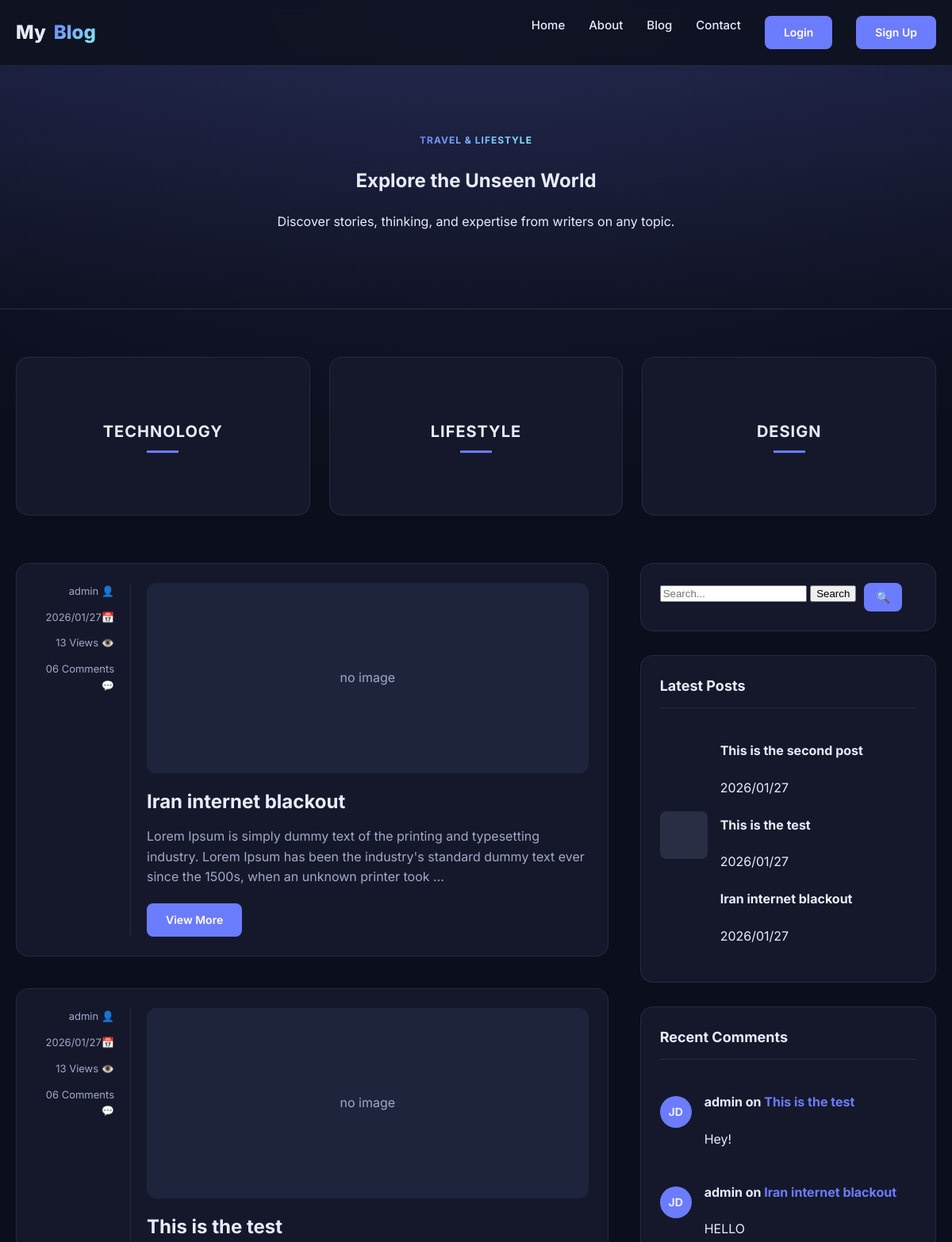
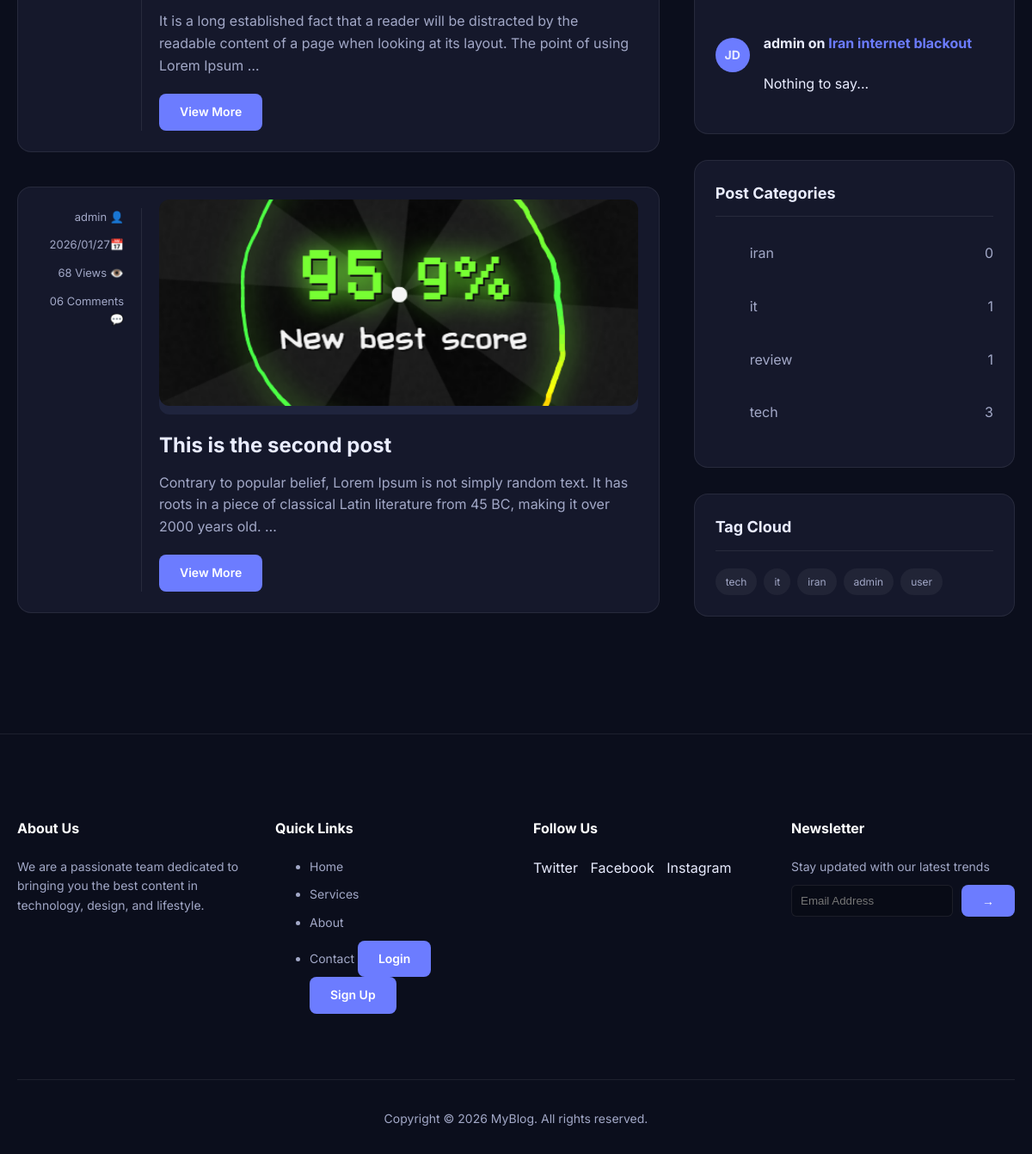
The app's page /search/ with its own data (2 pictures, top to bottom).
### posts/models.py (models this page shows, shortened)
class Post(models.Model):
    img = models.ImageField(upload_to='blog_images/', blank=True, null=True)
    title = models.CharField(max_length=200)
    content = models.TextField()
    author = models.ForeignKey(
        settings.AUTH_USER_MODEL,
        on_delete=models.CASCADE,
        related_name="posts"
    )
    created_date = models.DateTimeField(auto_now_add=True)
    updated_date = models.DateTimeField(auto_now=True)
    status = models.BooleanField(default=True)
    def __str__(self):
        return f"{self.title}"
    category = models.ManyToManyField(
        Category,
        related_name="posts",
        blank=True
    )
    tag = models.ManyToManyField(
        Tag,
        related_name="posts",
        blank=True
    )
    counted_views = models.IntegerField(default=0)

class Comment(models.Model):
    post = models.ForeignKey(
        Post,
        on_delete=models.CASCADE,
        related_name='comments'
    )
    user_comment = models.ForeignKey(
        settings.AUTH_USER_MODEL,
        on_delete=models.CASCADE,
        related_name="user_comment"
    )
    content = models.TextField()
    is_active = models.BooleanField(default=False)
    created_at = models.DateTimeField(auto_now_add=True)

class Category(models.Model):
    name = models.CharField(max_length=100, unique=True)
    slug = models.SlugField(unique=True)
    class Meta:
      verbose_name_plural = "Categories"

class Tag(models.Model):
    name = models.CharField(max_length=100, unique=True)
    slug = models.SlugField(unique=True)

### accounts/models.py (models this page shows)
class CustomUser(AbstractUser):
    email = models.EmailField(unique=True)
    first_name = models.CharField(max_length=50)
    last_name = models.CharField(max_length=50)
    phone_number = models.CharField(max_length=20, blank=False, null=False)
    profile_picture = models.ImageField(upload_to='profiles/', blank=True, null=True)
    biography = models.TextField(default="No bio")
    def __str__(self):
        return self.username

### posts/views.py (the view)
# urls.py: path('search/', blog_search, name="search"),
def blog_search(request):
    posts = Post.objects.filter(status=1, created_date__lte=timezone.now())
    if s := request.GET.get('s'):
        posts = posts.filter(
            Q(title__icontains=s) |
            Q(content__icontains=s)
        )
    categories = Category.objects.annotate(
        post_count=Count('posts', distinct=True)
    )
    tags = Tag.objects.all()
    return render(request, 'blog/blog.html', {
        'posts': posts,
        'categories': categories,
        'tags': tags,
        'search_query': request.GET.get('s', '')
    })

### posts/templatetags/blog_tags.py (called while the page is built)
@register.inclusion_tag('blog/partials/sidebar/latest_posts.html')
def show_latest_posts():
    posts = Post.objects.all().order_by('-id')[:3]
    return {'posts': posts}

@register.inclusion_tag('blog/partials/sidebar/recent_comments.html')
def show_recent_comments(count=3):
    comments = Comment.objects.filter(is_active=1).order_by('-created_at')[:3]
    return {'comments': comments}

### templates/blog/blog.html (shortened to what this page needs)
{% extends 'base.html' %}
{% load blog_tags %}
{% block content %}
  <section class="hero">
    <div class="container">
      <span class="badge">Travel & Lifestyle</span>
      <h1>Explore the Unseen World</h1>
      <p>Discover stories, thinking, and expertise from writers on any topic.</p>
    </div>
  </section>
  <section class="top-cats">
    <div class="container">
      <div class="cat-grid">
        <div class="cat-card">
          <div class="cat-overlay">
            <div class="cat-title">Technology</div>
            <div class="cat-line"></div>
          </div>
        </div>
        <div class="cat-card">
          <div class="cat-overlay">
            <div class="cat-title">Lifestyle</div>
            <div class="cat-line"></div>
          </div>
        </div>
        <div class="cat-card">
          <div class="cat-overlay">
            <div class="cat-title">Design</div>
            <div class="cat-line"></div>
          </div>
        </div>
      </div>
    </div>
  </section>
  <section class="main-area">
    <div class="container layout-grid">
      <div class="posts-list">
        {% for post in posts %}
        <article class="post-item">
          <div class="post-meta-side">
            <div>{{post.author}} <span>👤</span></div>
            <div>{{post.created_date|date:"Y/m/d"}}<span>📅</span></div>
            <div>{{post.counted_views}} Views <span>👁️</span></div>
            <div>06 Comments <span>💬</span></div>
          </div>
          <div class="post-content">
            {% if post.img %}
            <div style="background: #1f243d; height: 240px; border-radius: 12px; margin-bottom: 20px; display: flex; align-items: center; justify-content: center; color: var(--muted);">
              <img src="{{post.img.url}}" alt="{{ post.title }}">
            </div>
            {% else %}
            <div style="background: #1f243d; height: 240px; border-radius: 12px; margin-bottom: 20px; display: flex; align-items: center; justify-content: center; color: var(--muted);">
              no image
            </div>
            {% endif %}
            <h2 class="post-title"><a href="{% url 'blog:single' pid=post.id %}">{{post.title}}</a></h2>
            <p class="post-excerpt">
              {{ post.content|truncatewords:30 }}
            </p>
            <a href="{% url 'blog:single' pid=post.id %}" class="btn">View More</a>
          </div>
        </article>
        {% endfor %}
      </div>
      <aside class="sidebar-widgets">
        {% include 'blog/partials/sidebar/search.html' %}
        {% show_latest_posts %}
        {% show_recent_comments %}
        {% include 'blog/partials/sidebar/categories.html' %}
        {% include 'blog/partials/sidebar/tag_cloud.html' %}
      </aside>
    </div>
  </section>
{% endblock %}

### templates/blog/partials/sidebar/latest_posts.html
<div class="widget">
  <h3 class="widget-title">Latest Posts</h3>
  <div class="mini-post">
    <div class="mini-thumb"></div>
    <div class="mini-details">
      {% for post in posts %}
      <h4><a href="{% url 'blog:single' pid=post.id %}">{{post.title}}</a></h4>
      <span class="date">{{post.created_date|date:"Y/m/d"}}</span>
      {% endfor %}
    </div>
  </div>
</div>

### templates/blog/partials/sidebar/recent_comments.html
<div class="widget">
  <h3 class="widget-title">Recent Comments</h3>
  {% for comment in comments %}
  <div class="mini-post">
    <div style="width: 40px; height: 40px; border-radius: 50%; background: var(--accent); display: grid; place-items: center; font-weight: bold; font-size: 14px;">JD</div>
    <div class="mini-details">
      <h4>{{comment.user_comment}} on <a href="#" style="color: var(--accent);">{{comment.post}}</a></h4>
      <span class="date">{{comment.content}}</span>
    </div>
  </div>
  {% endfor %}
</div>

### templates/blog/partials/sidebar/categories.html
<div class="widget">
  <h3 class="widget-title">Post Categories</h3>
  {% for category in categories %}
  <ul class="cat-list">
    <li><a href="{% url 'blog:cat' category_slug=category.slug %}">{{category.name}}</a> <span>{{category.post_count}}</span></li>
  </ul>
{% endfor %}
</div>

### templates/blog/partials/sidebar/tag_cloud.html
<div class="widget">
  <h3 class="widget-title">Tag Cloud</h3>
  <div class="tag-cloud">
    {% for tag in tags %}
      <a href="{% url 'blog:tag' tag_slug=tag.slug %}" class="tag">{{ tag.name }}</a>
    {% empty %}
      <span class="muted">No tags yet</span>
    {% endfor %}
  </div>
</div>

### templates/base.html (style rules this page uses)
:root { --bg:#0f1220; --card:#15182b; --muted:#a2a8c7; --text:#e9ecff; --accent:#6c7cff; --accent-hover:#5a6ae6; --accent-2:#89f0ff; --border:rgba(255,255,255,.08); --gradient:linear-gradient(135deg,var(--accent),var(--accent-2)); }
* { box-sizing:border-box }
body { margin:0;font-family:Inter,system-ui,sans-serif;background:radial-gradient(1200px 600px at 50% 0%,#1a1e38,#0b0e1c),var(--bg);color:var(--text);line-height:1.6 }
a { text-decoration:none;color:inherit;transition:.2s }
.container { max-width:1200px;margin:0 auto;padding:0 20px }
.badge { background:var(--gradient);-webkit-background-clip:text;-webkit-text-fill-color:transparent;font-weight:700;text-transform:uppercase;font-size:12px;letter-spacing:1px }
.btn { display:inline-block;padding:10px 24px;background:var(--accent);color:white;border-radius:8px;font-weight:600;font-size:14px;transition:.2s;border:none;cursor:pointer }

### templates/blog/blog.html (style rules this page uses)
.hero { padding:80px 0;text-align:center;background:linear-gradient(180deg,rgba(108,124,255,.1),transparent);border-bottom:1px solid var(--border) }
.top-cats { padding:60px 0 }
.cat-grid { display:grid;grid-template-columns:repeat(auto-fit,minmax(300px,1fr));gap:24px }
.cat-card { position:relative;height:200px;border-radius:16px;overflow:hidden;border:1px solid var(--border);background:var(--card);transition:transform .3s }
.cat-overlay { position:absolute;inset:0;display:flex;flex-direction:column;justify-content:center;align-items:center }
.cat-title { font-size:20px;font-weight:700;text-transform:uppercase;letter-spacing:1px;margin-bottom:8px }
.cat-line { width:40px;height:3px;background:var(--accent) }
.main-area { padding-bottom:80px }
.layout-grid { display:grid;grid-template-columns:1fr;gap:40px }
@media (min-width:992px) { .layout-grid { grid-template-columns:2fr 1fr } }
.post-item { display:grid;grid-template-columns:1fr;gap:20px;margin-bottom:40px;padding:24px;background:var(--card);border-radius:16px;border:1px solid var(--border) }
@media (min-width:768px) { .post-item { grid-template-columns:120px 1fr } }
.post-meta-side { display:flex;flex-direction:column;gap:12px;font-size:13px;color:var(--muted);text-align:right;border-right:1px solid var(--border);padding-right:20px }
.post-content img { width:100%;height:240px;object-fit:cover;border-radius:12px;margin-bottom:20px }
.post-title { font-size:24px;font-weight:700;margin:0 0 12px;line-height:1.3 }
.post-excerpt { color:var(--muted);margin-bottom:20px }
.widget { background:var(--card);padding:24px;border-radius:16px;border:1px solid var(--border);margin-bottom:30px }
.widget-title { font-size:18px;font-weight:700;margin:0 0 20px;border-bottom:1px solid var(--border);padding-bottom:12px }
.mini-post { display:flex;gap:16px;margin-bottom:20px;align-items:center }
.mini-thumb { width:60px;height:60px;border-radius:8px;background:#2a2e45 }
.cat-list li { padding:10px 0;border-bottom:1px solid var(--border);display:flex;justify-content:space-between;color:var(--muted) }
.cat-list li:last-child { border-bottom:none }
.tag-cloud { display:flex;flex-wrap:wrap;gap:8px }
.tag { padding:6px 12px;background:rgba(255,255,255,0.05);border-radius:20px;font-size:12px;color:var(--muted) }

### records on screen
Post: author "admin", created_date "2026/01/27", counted_views "13", img "no image", title "Iran internet blackout", content "Lorem Ipsum is simply dummy text of the printing and typesetting industry. Lorem Ipsum has been the industry's standard dummy text ever since the 1500s, when an unknown printer took …"
Post: author "admin", created_date "2026/01/27", counted_views "13", img "no image", title "This is the test", content "It is a long established fact that a reader will be distracted by the readable content of a page when looking at its layout. The point of using Lorem Ipsum …"
Post: author "admin", created_date "2026/01/27", counted_views "68", img (picture), title "This is the second post", content "Contrary to popular belief, Lorem Ipsum is not simply random text. It has roots in a piece of classical Latin literature from 45 BC, making it over 2000 years old. …"
Comment: user_comment "admin", post "This is the test", content "Hey!"
Comment: user_comment "admin", post "Iran internet blackout", content "HELLO"
Comment: user_comment "admin", post "Iran internet blackout", content "Nothing to say..."
Category: name "iran", post_count "0"
Category: name "it", post_count "1"
Category: name "review", post_count "1"
Category: name "tech", post_count "3"
Tag: name "tech"
Tag: name "it"
Tag: name "iran"
Tag: name "admin"
Tag: name "user"
